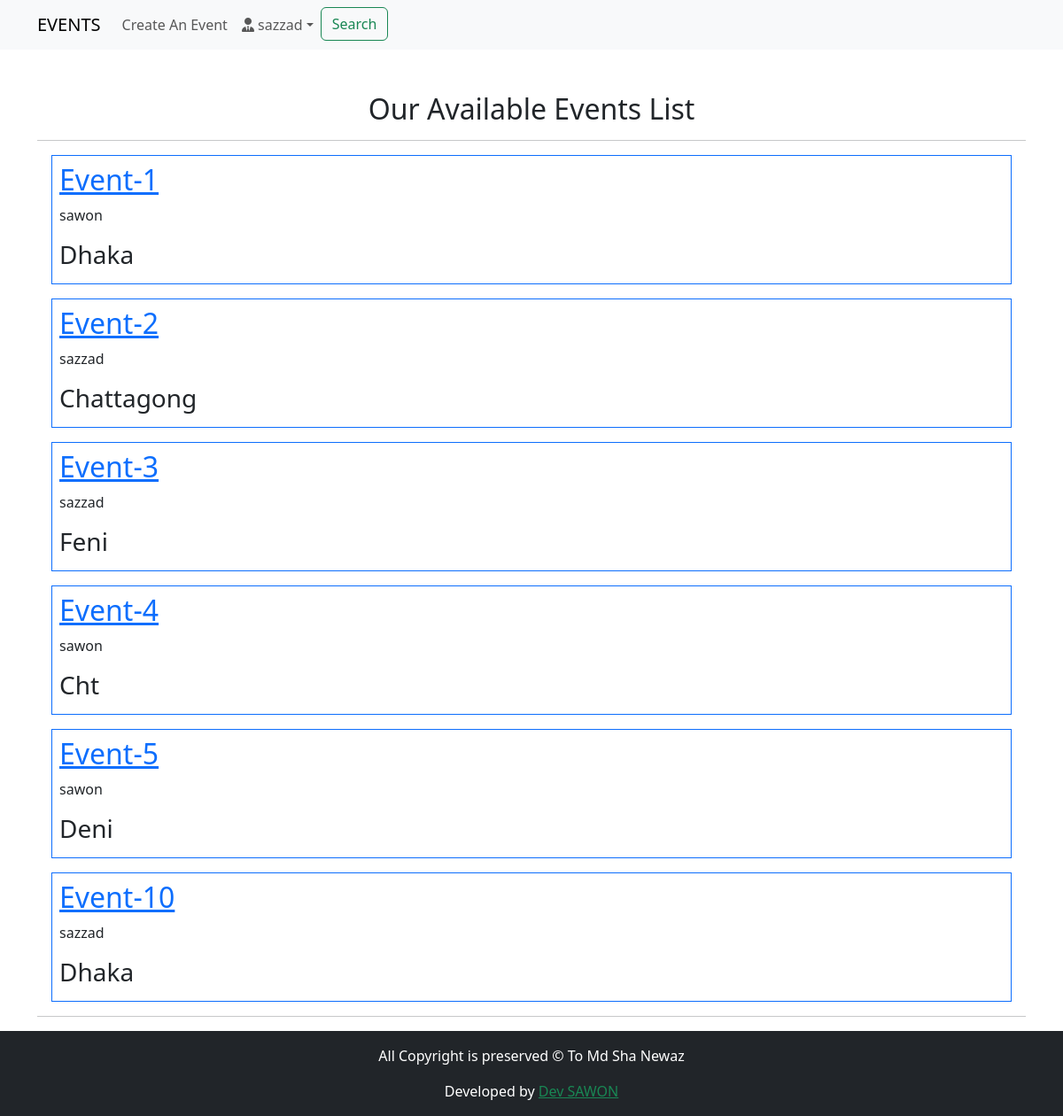
Screenshot of / (signed in) with the database file from the repository.
### LoginApp/models.py (models this page shows, shortened)
class User(AbstractBaseUser, PermissionsMixin):
    email = models.EmailField(unique=True, null=False)
    is_staff = models.BooleanField(
        _('staff status'),
        default = False,
        help_text = _('Designates whether the user can log in this site')
    )
    is_active = models.BooleanField(
        _('active'),
        default = True,
        help_text = _('Designate whether this user should be treated as active. Unselect this instead of deleting accounts')
    )
    USERNAME_FIELD = 'email'
    objects = MyUserMangerModel()

class ProfileModel(models.Model):
    user = models.OneToOneField(User, on_delete=models.CASCADE, related_name='profile')
    username = models.CharField(max_length=264, blank=True)
    full_name = models.CharField(max_length=264, blank=True)
    address_1 = models.TextField(max_length=300, blank=True)
    city = models.CharField(max_length=50, blank=True)
    zipcode = models.CharField(max_length=10, blank=True)
    country = models.CharField(max_length=50, blank=True)
    phone = models.CharField(max_length=20, blank=True)
    date_joined = models.DateField(auto_now_add=True)

### EventApp/models.py (models this page shows, shortened)
class EventModel(models.Model):
    user = models.ForeignKey(settings.AUTH_USER_MODEL, on_delete=models.CASCADE, related_name='event')
    title = models.CharField(max_length=500)
    description = models.CharField(max_length=2000)
    created_date = models.DateTimeField(auto_now_add=True)
    event_date = models.DateField(blank=True, null=True)
    event_time = models.TimeField(blank=True,null=True)
    location = models.CharField(max_length=100)
    slots = models.PositiveIntegerField(default=10)

### EventApp/views.py (the view)
# urls.py: path('', views.home_view, name='home'),
@login_required
def home_view(request):
    title = 'HOME'
    events = EventModel.objects.all()
    return render(request, 'EventApp/home.html', context={'title':title, 'events':events})

### templates/EventApp/home.html (shortened to what this page needs)
{% extends 'index.html' %}
{% load crispy_forms_tags %}
{% block body_block %}
<h2 class="mt-5 text-center">Our Available Events List</h2>
<hr>
{% for event in events %}
<div class="border border-primary m-3 p-2">
    <h2><a href="{% url 'EventApp:event_page' pk=event.pk %}">{{event.title}}</a></h2>
    <p>{{ event.user.profile.username }}</p>
    <h3>{{event.location}}</h3>
</div>
{% endfor %}
<hr>
{% endblock %}

### templates/header.html (shortened to what this page needs)
<nav class="navbar navbar-expand-lg navbar-light bg-light">
    <div class="container">
      <a class="navbar-brand" href="{% url 'EventApp:home' %}">EVENTS</a>
      <div class="collapse navbar-collapse" id="navbarSupportedContent">
        <ul class="navbar-nav me-auto mb-2 mb-lg-0">
          <li class="nav-item">
            <a class="nav-link" href="{% url 'EventApp:create_event' %}">Create An Event</a>
          </li>
          {% if request.user.is_authenticated %}
          <li class="nav-item dropdown">
            <a class="nav-link dropdown-toggle" href="#" id="navbarDropdown" role="button" data-bs-toggle="dropdown" aria-expanded="false">
              <i class="fa-solid fa-user-tie"></i> {{ request.user.profile.username }}</a>
          </li>
          {% else %}
          <li class="nav-item">
            <a class="btn btn-primary" href="{% url 'LoginApp:login' %}">Login</a>
          </li>
          {% endif %}
          <li class="nav-item">
            <a class="btn btn-outline-success" href="{% url 'EventApp:search' %}">Search</a>
          </li>
        </ul>
      </div>
    </div>
</nav>

### rows the page displays
User: user.profile.username "sazzad"
EventModel: title "Event-1", user.profile.username "sawon", location "Dhaka"
EventModel: title "Event-2", user.profile.username "sazzad", location "Chattagong"
EventModel: title "Event-3", user.profile.username "sazzad", location "Feni"
EventModel: title "Event-4", user.profile.username "sawon", location "Cht"
EventModel: title "Event-5", user.profile.username "sawon", location "Deni"
EventModel: title "Event-10", user.profile.username "sazzad", location "Dhaka"
